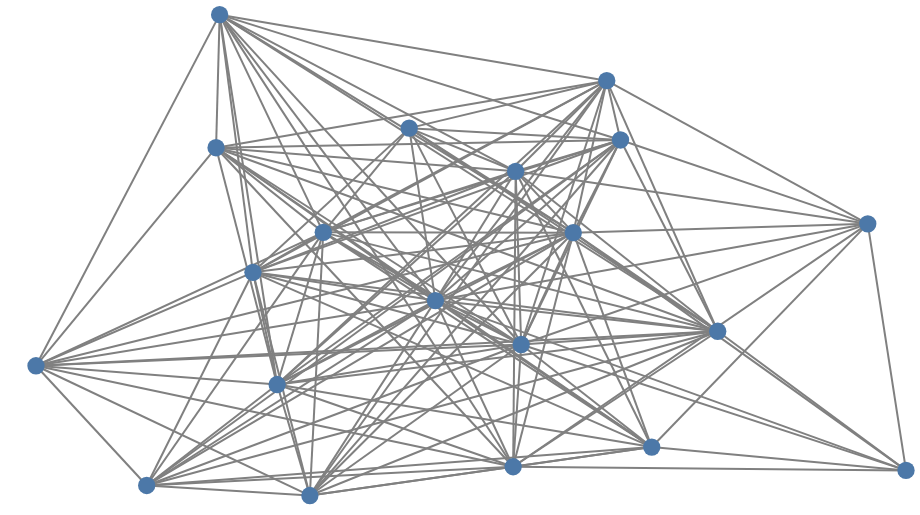

Write notebook code for a chart like this one.
### Code cell
# calculate layout positions, for example using Graphviz's 'twopi' algorithm, calculated via networkx's API.  
pos = nx.spring_layout(G)


# Step 2: Convert graph data from NetworkX's format to the pandas DataFrames expected by Altair

pos_df = pd.DataFrame.from_records(dict(node_id=k, x=x, y=y) for k,(x,y) in pos.items())
node_df = pd.DataFrame.from_records(dict(data, **{'node_id': n}) for n,data in G.nodes.data())
edge_data = ((dict(d, **{'edge_id':i, 'end':'source', 'node_id':s}),
              dict(d, **{'edge_id':i, 'end':'target', 'node_id':t}))
             for i,(s,t,d) in enumerate(G.edges.data()))
edge_df = pd.DataFrame.from_records(chain.from_iterable(edge_data))


# Step 3:  Use Altair to encode the graph data as marks in a visualization
x,y = alt.X('x:Q', axis=None), alt.Y('y:Q', axis=None)
# use a lookup to tie position data to the other graph data
select_repo = alt.selection_single(
     # Display the topic keyword on mouseover (assuming we grouped by topic)
     on="mouseover", nearest=True, fields=["node_id"], empty="none"
 )

node_position_lookup = {
    'lookup': 'node_id', 
    'from_': alt.LookupData(data=pos_df, key='node_id', fields=['x', 'y'])
}
nodes = (
    alt.Chart(node_df)
    .mark_circle(size=300, opacity=1)
    .encode(x=x, y=y, color=alt.Color('rank:N', legend=None))
    .transform_lookup(**node_position_lookup)
    .add_selection(select_repo)
)
edges = (
    alt.Chart(edge_df)
    .mark_line(color='gray')
    .encode(x=x, y=y, detail='edge_id:N')  # `detail` gives one line per edge
    .transform_lookup(**node_position_lookup)
)
chart = (
    (edges+nodes)
    .properties(width=900, height=500,)
    .configure_view(strokeWidth=0)
)
chart

### Figure 1 — Vega-Lite specification as saved in the notebook (floating-point values rounded to 4 significant figures; data arrays with more than 128 entries replaced by an {"elided": "..."} marker saying what was removed)
{"config": {"view": {"continuousWidth": 400, "continuousHeight": 300, "strokeWidth": 0}}, "layer": [{"data": {"name": "data-aee51faa2e67efd3a114c2191ac3872f"}, "mark": {"type": "line", "color": "gray"}, "encoding": {"detail": {"field": "edge_id", "type": "nominal"}, "x": {"axis": null, "field": "x", "type": "quantitative"}, "y": {"axis": null, "field": "y", "type": "quantitative"}}, "transform": [{"lookup": "node_id", "from": {"data": {"name": "data-e2d1893fce69e3c869fb9cadd8e61c8c"}, "key": "node_id", "fields": ["x", "y"]}}]}, {"data": {"name": "data-7938901a4aa259294775726b814ee03b"}, "mark": {"type": "circle", "opacity": 1, "size": 300}, "encoding": {"color": {"field": "rank", "legend": null, "type": "nominal"}, "x": {"axis": null, "field": "x", "type": "quantitative"}, "y": {"axis": null, "field": "y", "type": "quantitative"}}, "selection": {"selector028": {"type": "single", "on": "mouseover", "nearest": true, "fields": ["node_id"], "empty": "none"}}, "transform": [{"lookup": "node_id", "from": {"data": {"name": "data-e2d1893fce69e3c869fb9cadd8e61c8c"}, "key": "node_id", "fields": ["x", "y"]}}]}], "height": 500, "width": 900, "$schema": "https://vega.github.io/schema/vega-lite/v4.17.0.json", "datasets": {"data-aee51faa2e67efd3a114c2191ac3872f": {"elided": "320 records"}, "data-e2d1893fce69e3c869fb9cadd8e61c8c": [{"node_id": "c", "x": -0.4513, "y": 0.05206}, {"node_id": "data", "x": 0.1326, "y": 0.4158}, {"node_id": "flask", "x": 0.9151, "y": 0.2265}, {"node_id": "machin", "x": 0.3656, "y": 0.5284}, {"node_id": "java", "x": -0.295, "y": 0.1959}, {"node_id": "azur", "x": -0.5252, "y": 0.9797}, {"node_id": "aw", "x": -0.5332, "y": 0.5006}, {"node_id": "javascript", "x": 0.1448, "y": -0.2078}, {"node_id": "react", "x": 0.127, "y": -0.6479}, {"node_id": "bootstrap", "x": 1.0, "y": -0.661}, {"node_id": "json", "x": 0.435, "y": -0.577}, {"node_id": "googl", "x": 0.5816, "y": -0.1602}, {"node_id": "hacktoberfest", "x": -0.0457, "y": -0.04977}, {"node_id": "python", "x": 0.2606, "y": 0.1947}, {"node_id": "algorithm", "x": -0.104, "y": 0.5711}, {"node_id": "io", "x": -0.3248, "y": -0.7515}, {"node_id": "android", "x": -0.3975, "y": -0.3518}, {"node_id": "deep", "x": 0.335, "y": 0.7419}, {"node_id": "window", "x": -0.9334, "y": -0.2843}, {"node_id": "maco", "x": -0.6873, "y": -0.7153}], "data-7938901a4aa259294775726b814ee03b": [{"node_id": "c"}, {"node_id": "data"}, {"node_id": "flask"}, {"node_id": "machin"}, {"node_id": "java"}, {"node_id": "azur"}, {"node_id": "aw"}, {"node_id": "javascript"}, {"node_id": "react"}, {"node_id": "bootstrap"}, {"node_id": "json"}, {"node_id": "googl"}, {"node_id": "hacktoberfest"}, {"node_id": "python"}, {"node_id": "algorithm"}, {"node_id": "io"}, {"node_id": "android"}, {"node_id": "deep"}, {"node_id": "window"}, {"node_id": "maco"}]}}
